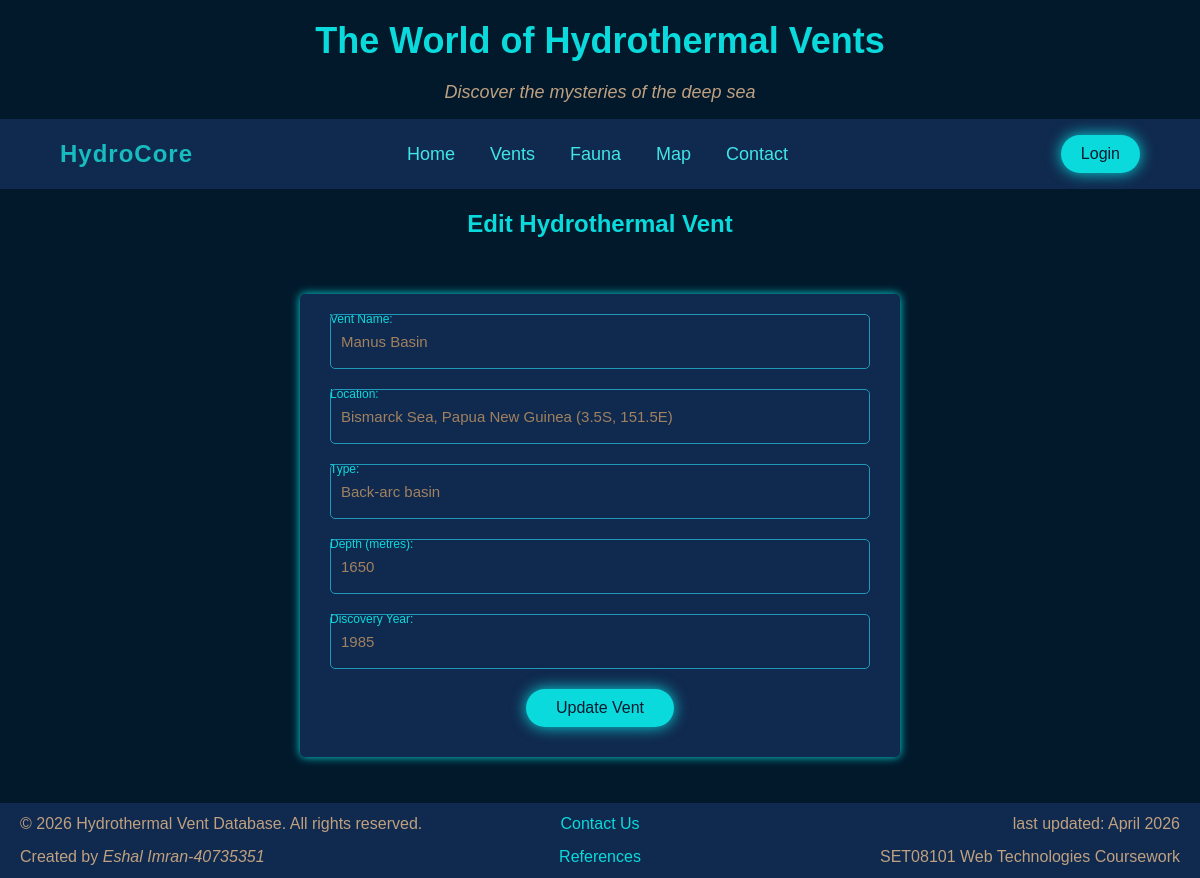
/edit_vent.php?id=1, run on the app's committed database.
### tables this page shows
CREATE TABLE `vents` (
  `id` int(11) NOT NULL,
  `name` varchar(100) NOT NULL,
  `location` varchar(200) NOT NULL,
  `type` varchar(50) NOT NULL,
  `depth_metres` int(11) NOT NULL,
  `discovery_year` int(11) NOT NULL
);

### includes/config.php (called while the page is built, shortened)
<?php
function e($string) {
    return htmlspecialchars($string, ENT_QUOTES, 'UTF-8');
}

### edit_vent.php (the view, shortened to what this page needs)
<?php
$pdo = getDbConnection();
$id = (int) ($_GET['id'] ?? 0);
$stmt = $pdo->prepare('SELECT id, name, location, type, depth_metres, discovery_year FROM vents WHERE id = ?');
$stmt->execute([$id]);
$vent = $stmt->fetch();
require_once 'includes/header.php';
?>
<h2 id="edit-vent-title">Edit Hydrothermal Vent</h2>
<div class="vent-form-container">
<form action="edit_vent.php?id=<?php echo (int)$id; ?>" method="POST" class="add-vent-form">
    <div class="form-group">
        <input type="text" id="name" name="name" required placeholder=" " value="<?php echo e($vent['name']); ?>">
         <label for="name">Vent Name:</label>
    </div>
    <div class="form-group">
        <input type="text" id="location" name="location" required placeholder=" " value="<?php echo e($vent['location']); ?>">
        <label for="location">Location:</label>
    </div>
    <div class="form-group">
        <input type="text" id="type" name="type" required placeholder=" " value="<?php echo e($vent['type']); ?>">
        <label for="type">Type:</label>
    </div>
    <div class="form-group">
        <input type="number" id="depth" name="depth" required min="0" placeholder=" " value="<?php echo e($vent['depth_metres']); ?>">
        <label for="depth">Depth (metres):</label>
    </div>
    <div class="form-group">
        <input type="number" id="discovery_year" name="discovery_year" required min="1900" max="<?php echo date('Y'); ?>" placeholder=" " value="<?php echo e($vent['discovery_year']); ?>">
        <label for="discovery_year">Discovery Year:</label>
    </div>
    <button type="submit">Update Vent</button>
</form>
</div>
<?php require_once 'includes/footer.php'; ?>

### css/style.css (style rules this page uses)
* { margin:0; padding: 0; box-sizing: border-box; }
body { font-family: Arial, sans-serif; line-height: 1.6; background-color:#01192b; color: #333; }
.form-group { position:relative; height: 55px; margin-bottom: 30px; }
.form-group input { position: absolute; width:100%; height: 100%; background: transparent; border: none; border-bottom: 1px solid #a08160; outline: none; padding: 10px 0 0 0; font-size: 16px; color: #e0d5c5; box-sizing: border-box; z-index: 1; }
.form-group label { position: absolute; left: 0; top: 16px; font-size: 16px; transition: top 0.3s, font-size 0.3s, color 0.3s; pointer-events: none; color: #a08160; }
.form-group input:focus ~ label, .form-group input:valid ~ label { top: -4px; font-size: 12px; color: #0ADADC; }
.vent-form-container { display: flex; justify-content: center; align-items: center; padding: 30px 20px; }
.add-vent-form { background-color: #10294e; padding: 20px 30px 30px; border-radius: 5px; width: 100%; max-width: 600px; box-shadow: 0 0 10px #0ADADC; box-sizing: border-box; }
.add-vent-form .form-group { margin-bottom: 20px; }
.add-vent-form .form-group label { color: #a08160; display: block; margin-bottom: 5px; }
.add-vent-form .form-group input, .add-vent-form .form-group select { width: 100%; padding: 10px; border-radius: 5px; border: 1px solid #1e99b8; color: #a08160; font-size: 15px; box-sizing: border-box; }
.add-vent-form button { background-color: #0ADADC; color: #0A192F; padding: 10px 30px; border: none; border-radius: 30px; font-weight: 500; font-size: 1rem; cursor: pointer; box-shadow: 0 0 15px #0ADADC; transition: 0.3s; display: block; margin: 10px auto 0; }
#edit-vent-title { color: #0ADADC; font-size: 24px; text-align: center; margin-bottom: 20px; }

### data on the page
vents: name "Manus Basin", location "Bismarck Sea, Papua New Guinea (3.5S, 151.5E)", type "Back-arc basin", depth "1650", discovery_year "1985"
